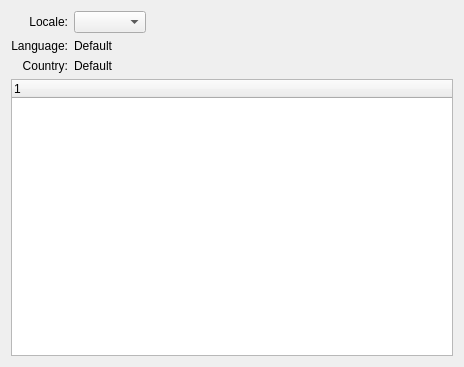
<?xml version="1.0" encoding="UTF-8"?>
<ui version="4.0">
 <class>translations</class>
 <widget class="QWidget" name="translations">
  <property name="geometry">
   <rect>
    <x>0</x>
    <y>0</y>
    <width>464</width>
    <height>367</height>
   </rect>
  </property>
  <property name="windowTitle">
   <string>Translations</string>
  </property>
  <layout class="QVBoxLayout" name="verticalLayout">
   <item>
    <layout class="QGridLayout" name="gridLayout">
     <item row="0" column="0">
      <widget class="QLabel" name="_localeLit">
       <property name="text">
        <string>Locale:</string>
       </property>
       <property name="alignment">
        <set>Qt::AlignRight|Qt::AlignTrailing|Qt::AlignVCenter</set>
       </property>
      </widget>
     </item>
     <item row="0" column="1">
      <widget class="XComboBox" name="_locale">
       <property name="type">
        <enum>XComboBox::Locales</enum>
       </property>
      </widget>
     </item>
     <item row="0" column="2">
      <spacer name="_localeSpacer">
       <property name="orientation">
        <enum>Qt::Horizontal</enum>
       </property>
       <property name="sizeHint" stdset="0">
        <size>
         <width>0</width>
         <height>20</height>
        </size>
       </property>
      </spacer>
     </item>
     <item row="1" column="0">
      <widget class="QLabel" name="_languageLit">
       <property name="text">
        <string>Language:</string>
       </property>
       <property name="alignment">
        <set>Qt::AlignRight|Qt::AlignTrailing|Qt::AlignVCenter</set>
       </property>
      </widget>
     </item>
     <item row="1" column="1" colspan="2">
      <widget class="QLabel" name="_language">
       <property name="text">
        <string>Default</string>
       </property>
      </widget>
     </item>
     <item row="2" column="0">
      <widget class="QLabel" name="_countryLit">
       <property name="text">
        <string>Country:</string>
       </property>
       <property name="alignment">
        <set>Qt::AlignRight|Qt::AlignTrailing|Qt::AlignVCenter</set>
       </property>
      </widget>
     </item>
     <item row="2" column="1" colspan="2">
      <widget class="QLabel" name="_country">
       <property name="text">
        <string>Default</string>
       </property>
      </widget>
     </item>
    </layout>
   </item>
   <item>
    <widget class="XTreeWidget" name="_translations"/>
   </item>
  </layout>
 </widget>
 <customwidgets>
  <customwidget>
   <class>XComboBox</class>
   <extends>QComboBox</extends>
   <header>xcombobox.h</header>
  </customwidget>
  <customwidget>
   <class>XTreeWidget</class>
   <extends>QTreeWidget</extends>
   <header>xtreewidget.h</header>
   <container>1</container>
  </customwidget>
 </customwidgets>
 <tabstops>
  <tabstop>_locale</tabstop>
  <tabstop>_translations</tabstop>
 </tabstops>
 <resources/>
 <connections/>
</ui>
